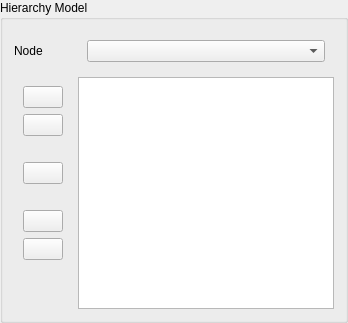
          <widget class="QGroupBox" name="ghierarchymodelpropertiesm1">
           <property name="sizePolicy">
            <sizepolicy hsizetype="Preferred" vsizetype="Preferred">
             <horstretch>30</horstretch>
             <verstretch>0</verstretch>
            </sizepolicy>
           </property>
           <property name="title">
            <string>Hierarchy Model</string>
           </property>
           <layout class="QHBoxLayout" name="horizontalLayout_4">
            <item>
             <widget class="QSplitter" name="shierarchymodelpropertiesm1">
              <property name="orientation">
               <enum>Qt::Vertical</enum>
              </property>
              <widget class="QWidget" name="whierarchymodelm1" native="true">
               <layout class="QGridLayout" name="gridLayout_2">
                <item row="1" column="2">
                 <widget class="QTreeView" name="hierarchymodeltreeviewm1">
                  <property name="alternatingRowColors">
                   <bool>true</bool>
                  </property>
                  <property name="selectionMode">
                   <enum>QAbstractItemView::SingleSelection</enum>
                  </property>
                  <attribute name="headerMinimumSectionSize">
                   <number>50</number>
                  </attribute>
                 </widget>
                </item>
                <item row="0" column="0">
                 <widget class="QLabel" name="lhierarchym1">
                  <property name="text">
                   <string>Node</string>
                  </property>
                 </widget>
                </item>
                <item row="0" column="2">
                 <widget class="QWidget" name="wtypem1" native="true">
                  <layout class="QGridLayout" name="nodetypelayout" columnstretch="1">
                   <item row="0" column="0">
                    <widget class="QComboBox" name="cbnodetypem1"/>
                   </item>
                  </layout>
                 </widget>
                </item>
                <item row="1" column="0">
                 <widget class="QWidget" name="waddnodem1" native="true">
                  <layout class="QVBoxLayout" name="verticalLayout_3">
                   <item>
                    <widget class="QPushButton" name="baddsubnodem1">
                     <property name="toolTip">
                      <string>Add SubNode</string>
                     </property>
                     <property name="text">
                      <string/>
                     </property>
                     <property name="icon">
                      <iconset resource="icons.qrc">
                       <normaloff>:/icons/iaddsubnode.png</normaloff>:/icons/iaddsubnode.png</iconset>
                     </property>
                     <property name="iconSize">
                      <size>
                       <width>25</width>
                       <height>25</height>
                      </size>
                     </property>
                    </widget>
                   </item>
                   <item>
                    <widget class="QPushButton" name="baddsiblingnodem1">
                     <property name="toolTip">
                      <string>Add SiblingNode</string>
                     </property>
                     <property name="text">
                      <string/>
                     </property>
                     <property name="icon">
                      <iconset resource="icons.qrc">
                       <normaloff>:/icons/iaddsiblingnode.png</normaloff>:/icons/iaddsiblingnode.png</iconset>
                     </property>
                     <property name="iconSize">
                      <size>
                       <width>25</width>
                       <height>25</height>
                      </size>
                     </property>
                    </widget>
                   </item>
                   <item>
                    <spacer name="verticalSpacer">
                     <property name="orientation">
                      <enum>Qt::Vertical</enum>
                     </property>
                     <property name="sizeType">
                      <enum>QSizePolicy::Fixed</enum>
                     </property>
                     <property name="sizeHint" stdset="0">
                      <size>
                       <width>20</width>
                       <height>20</height>
                      </size>
                     </property>
                    </spacer>
                   </item>
                   <item>
                    <widget class="QPushButton" name="bdeletenodem1">
                     <property name="toolTip">
                      <string>Delete Node</string>
                     </property>
                     <property name="text">
                      <string/>
                     </property>
                     <property name="icon">
                      <iconset resource="icons.qrc">
                       <normaloff>:/icons/ideletenode.png</normaloff>:/icons/ideletenode.png</iconset>
                     </property>
                     <property name="iconSize">
                      <size>
                       <width>25</width>
                       <height>25</height>
                      </size>
                     </property>
                    </widget>
                   </item>
                   <item>
                    <spacer name="verticalSpacer_2">
                     <property name="orientation">
                      <enum>Qt::Vertical</enum>
                     </property>
                     <property name="sizeType">
                      <enum>QSizePolicy::Fixed</enum>
                     </property>
                     <property name="sizeHint" stdset="0">
                      <size>
                       <width>20</width>
                       <height>20</height>
                      </size>
                     </property>
                    </spacer>
                   </item>
                   <item>
                    <widget class="QPushButton" name="bexpandallm1">
                     <property name="toolTip">
                      <string>Expand all</string>
                     </property>
                     <property name="text">
                      <string/>
                     </property>
                     <property name="icon">
                      <iconset resource="icons.qrc">
                       <normaloff>:/icons/iexpandall.png</normaloff>:/icons/iexpandall.png</iconset>
                     </property>
                     <property name="iconSize">
                      <size>
                       <width>25</width>
                       <height>25</height>
                      </size>
                     </property>
                    </widget>
                   </item>
                   <item>
                    <widget class="QPushButton" name="bcollapseallm1">
                     <property name="toolTip">
                      <string>Collapse All</string>
                     </property>
                     <property name="text">
                      <string/>
                     </property>
                     <property name="icon">
                      <iconset resource="icons.qrc">
                       <normaloff>:/icons/icollapseall.png</normaloff>:/icons/icollapseall.png</iconset>
                     </property>
                     <property name="iconSize">
                      <size>
                       <width>25</width>
                       <height>25</height>
                      </size>
                     </property>
                    </widget>
                   </item>
                   <item>
                    <spacer name="verticalSpacerm1">
                     <property name="orientation">
                      <enum>Qt::Vertical</enum>
                     </property>
                     <property name="sizeHint" stdset="0">
                      <size>
                       <width>20</width>
                       <height>40</height>
                      </size>
                     </property>
                    </spacer>
                   </item>
                  </layout>
                 </widget>
                </item>
               </layout>
              </widget>
             </widget>
            </item>
           </layout>
          </widget>
